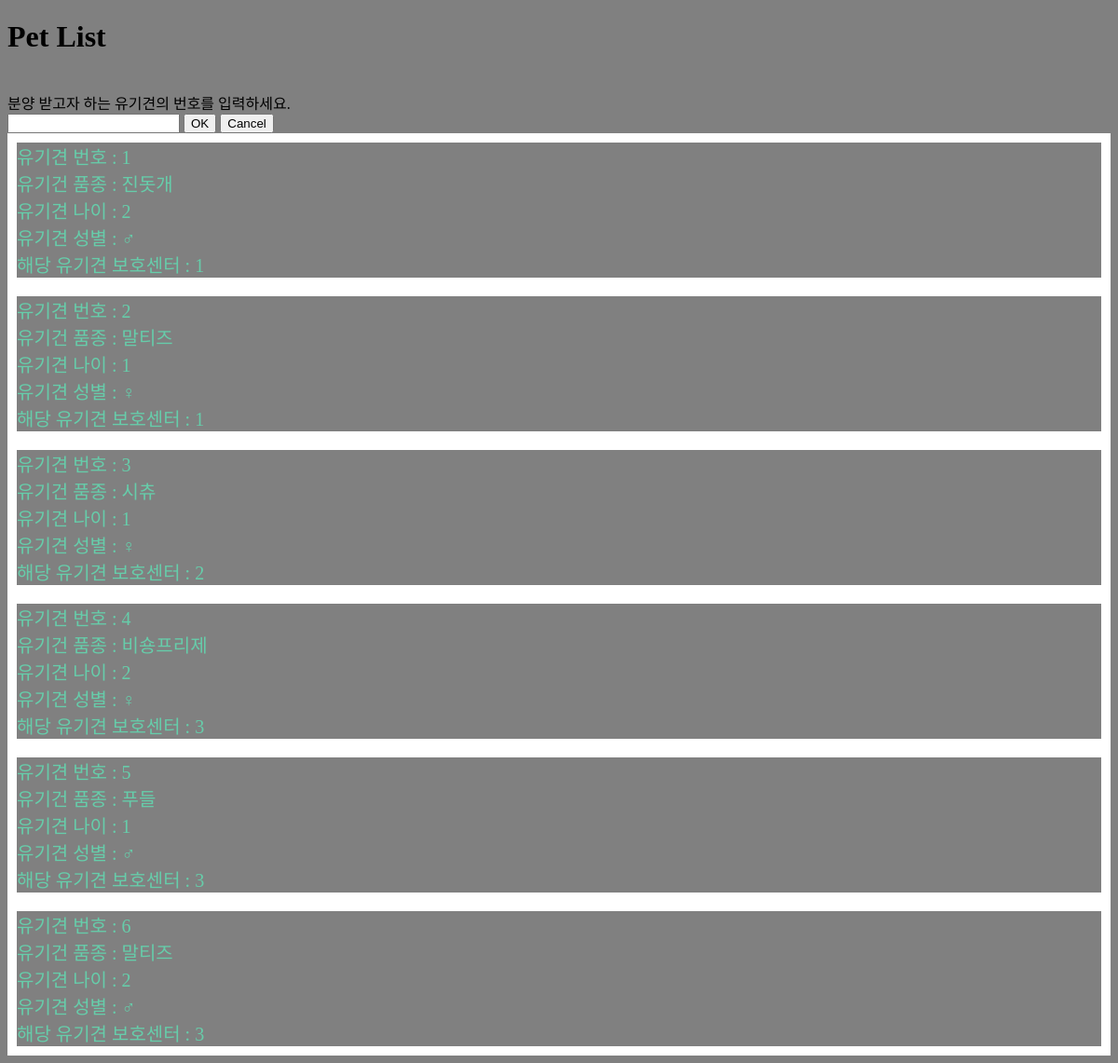
Page /Pet on the earlier database version.
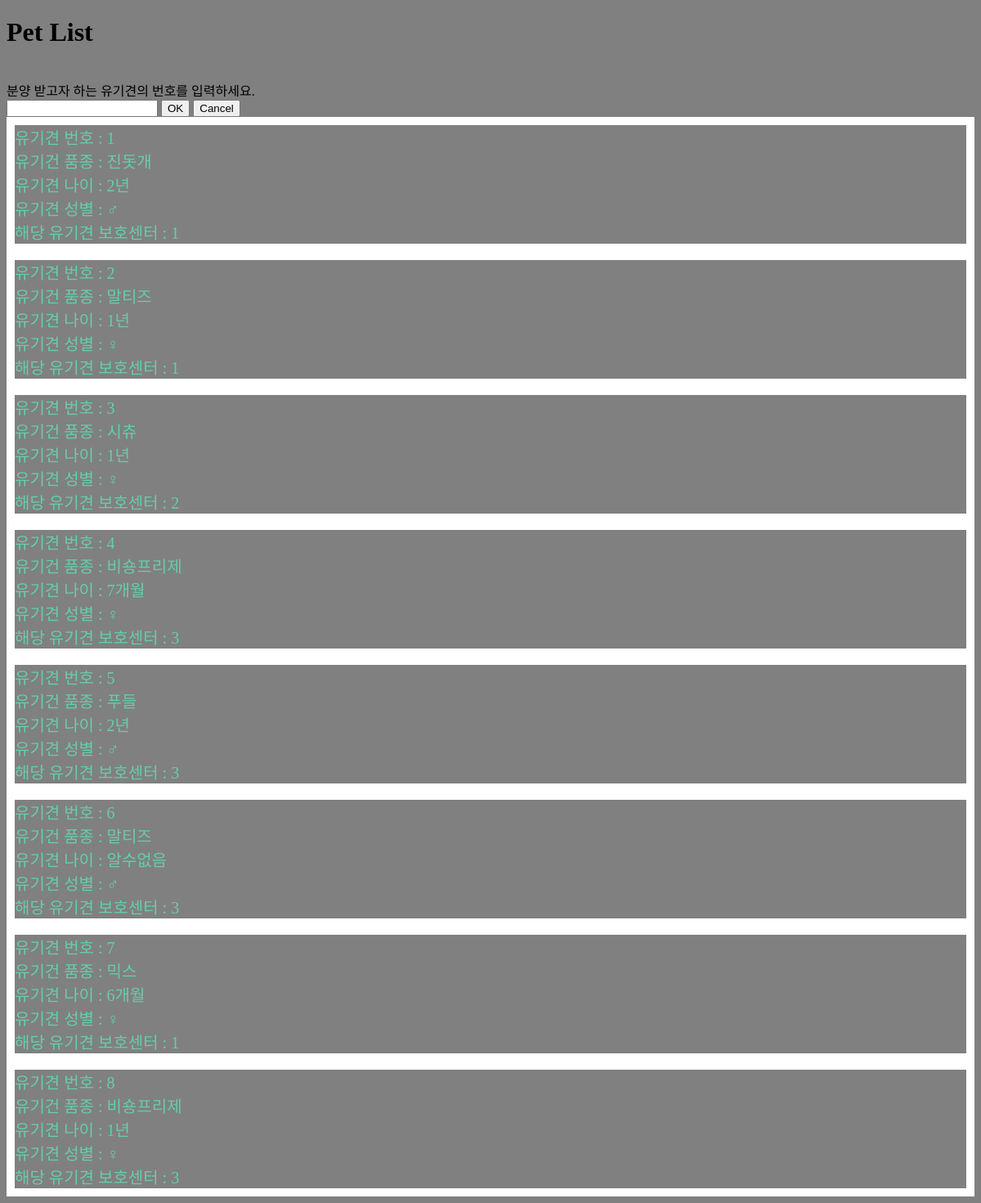
Same page on the later database version.
### tables this page shows
CREATE TABLE Pet(Pet_Number text, Species text, Age text, Sex text, Center_Number text,
primary key (Pet_Number)
FOREIGN key (Center_Number) REFERENCES Center(Center_Number) on DELETE CASCADE on update CASCADE);

### Project.py (the view)
@app.route("/Pet", methods=['GET','POST'])
def Pet():
    db = sqlite3.connect('/home/kimsezin/DatabaseProject/Project/PetShop.db')
    db.row_factory = sqlite3.Row
    if request.method == 'POST':
        db.execute(
            'delete from Pet where Pet_Number = ?;',
            (request.form['Pet Number'])
        ).fetchall()
        db.commit()
        return render_template('PetOK.html')
    else:
        Pet_List = db.execute(
            'select *'
            ' from Pet'
        ).fetchall()
        db.close()
        return render_template('Pet.html', Pet_List=Pet_List)

### templates/Pet.html (shortened to what this page needs)
<!DOCTYPE html>
<html>
    <head>
    </head>
    <body>
        <h1>Pet List</h1>
        <br> 분양 받고자 하는 유기견의 번호를 입력하세요.
        <form action = "{{url_for('Pet')}}" method='POST'>
            <input type="text" name="Pet Number">
            <input type='submit' value='OK'>
            <input type='button' value='Cancel' onClick="location.href='home'">
        </form>
        {% for i in Pet_List%}
        <div>
        유기견 번호 : {{i.Pet_Number}} <br>
        유기건 품종 : {{i.Species}} <br>
        유기견 나이 : {{i.Age}} <br>
        유기견 성별 : {{i.Sex}} <br>
        해당 유기견 보호센터 : {{i.Center_Number}} <br>
        </div>
        {%endfor%}
    </body>
</html>

### templates/Pet.html (style rules this page uses)
body { background-color: #808080; }
div { text-decoration: none; color: mediumaquamarine; font-size:20px; border: 10px solid white; }

Differences in the rows shown:
changed Pet "진돗개": Age "2" → "2년"
changed Pet id 2: Age "1" → "1년"
changed Pet "시츄": Age "1" → "1년"
changed Pet id 4: Age "2" → "7개월"
changed Pet "푸들": Age "1" → "2년"
changed Pet id 6: Age "2" → "알수없음"
added Pet: Pet_Number "7", Species "믹스", Age "6개월", Sex "♀", Center_Number "1"
added Pet: Pet_Number "8", Species "비숑프리제", Age "1년", Sex "♀", Center_Number "3"
